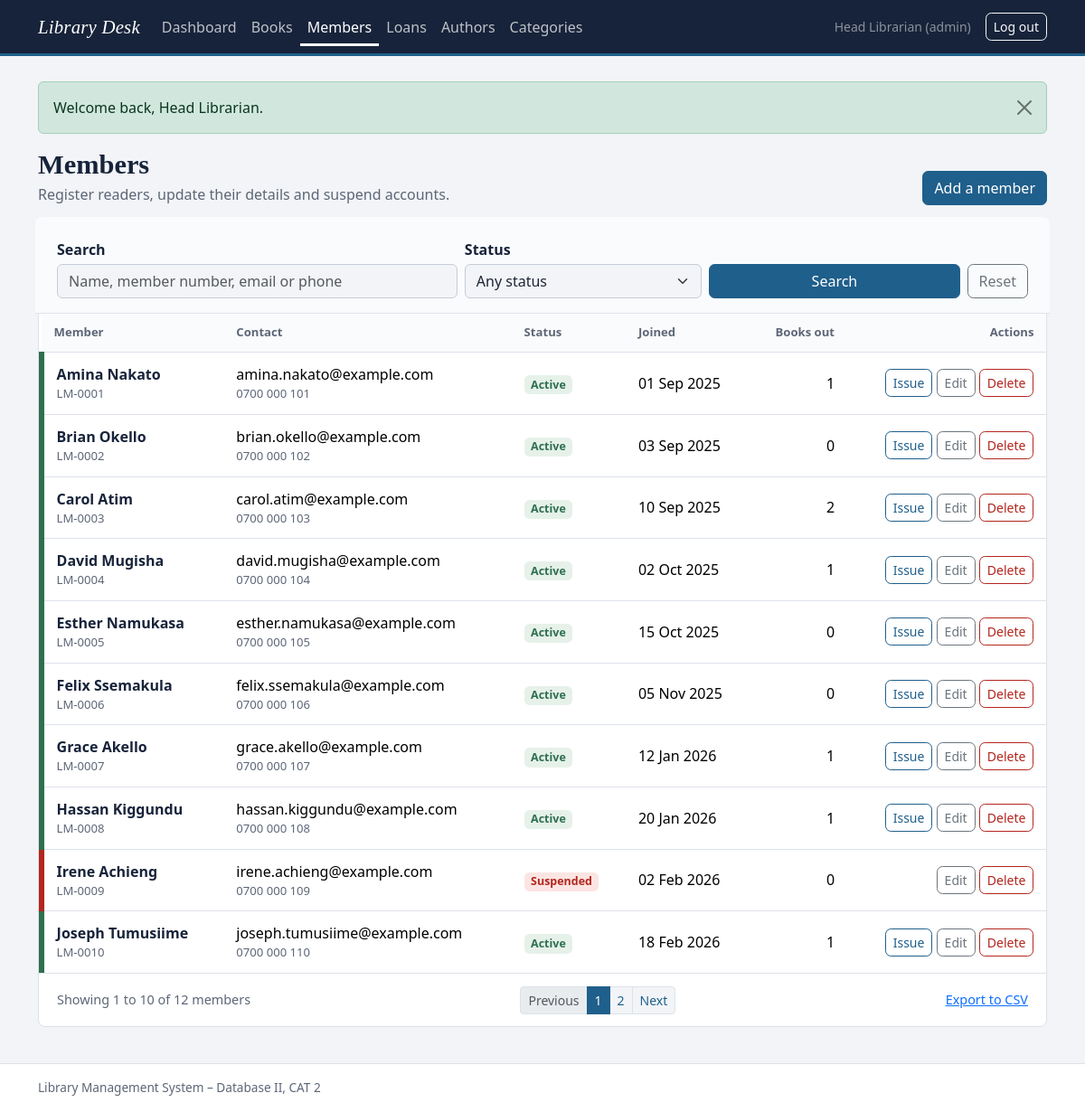
Screenshot of /members/index.php (signed in) with the database file from the repository.
### tables this page shows
CREATE TABLE members (
  member_id      INT UNSIGNED  NOT NULL AUTO_INCREMENT,
  member_number  VARCHAR(20)   NOT NULL,
  full_name      VARCHAR(120)  NOT NULL,
  email          VARCHAR(150)  NOT NULL,
  phone          VARCHAR(20)   NOT NULL,
  status         ENUM('active','suspended') NOT NULL DEFAULT 'active',
  date_joined    DATE          NOT NULL,
  created_at     TIMESTAMP     NOT NULL DEFAULT CURRENT_TIMESTAMP,
  PRIMARY KEY (member_id),
  UNIQUE KEY uq_members_number (member_number),
  UNIQUE KEY uq_members_email  (email),
  KEY idx_members_name (full_name),
  CONSTRAINT chk_members_email CHECK (email LIKE '%_@_%._%')
);

### members/index.php (the view, shortened to what this page needs)
<?php
require_once __DIR__ . '/../config/database.php';
$q      = get_str('q');
$where  = [];
$params = [];
$from = 'FROM members m ' . ($where ? 'WHERE ' . implode(' AND ', $where) : '');
$select = 'SELECT m.member_id, m.member_number, m.full_name, m.email, m.phone, m.status, m.date_joined,
                  (SELECT COUNT(*) FROM loans l WHERE l.member_id = m.member_id AND l.date_returned IS NULL) AS books_out,
                  (SELECT COUNT(*) FROM loans l WHERE l.member_id = m.member_id) AS loan_count';
try {
    $stmt = $pdo->prepare('SELECT COUNT(*) ' . $from);
    $stmt->execute();
    $pager = paginate((int) $stmt->fetchColumn(), get_int('page'));
    $stmt = $pdo->prepare($select . ' ' . $from . ' ORDER BY m.full_name LIMIT :limit OFFSET :offset');
    bind_all($stmt, $params + [':limit' => $pager['per_page'], ':offset' => $pager['offset']]);
    $stmt->execute();
    $members = $stmt->fetchAll();
} catch (PDOException $e) {
    error_log('Members list error: ' . $e->getMessage());
    $members = [];
    $pager = paginate(0, 1);
    set_flash('danger', 'The member list could not be loaded. Please try again.');
}
require_once __DIR__ . '/../includes/header.php';
?>
<div class="page-head">
    <div>
        <h1>Members</h1>
        <p>Register readers, update their details and suspend accounts.</p>
    </div>
    <a class="btn btn-primary" href="<?= e(base_url('members/create.php')) ?>">Add a member</a>
</div>
<section class="panel">
    <form method="get" class="filter-bar row g-2 align-items-end" role="search">
        <div class="col-12 col-md-5">
            <label for="q" class="form-label">Search</label>
            <input type="search" class="form-control" id="q" name="q" value="<?= e($q) ?>" placeholder="Name, member number, email or phone">
        </div>
        <div class="col-12 col-md-3">
            <label for="status" class="form-label">Status</label>
            <select class="form-select" id="status" name="status">
                <option value="">Any status</option>
            </select>
        </div>
        <div class="col-12 col-md-4 d-flex gap-2">
            <button type="submit" class="btn btn-primary flex-fill">Search</button>
            <a class="btn btn-outline-secondary" href="<?= e(base_url('members/index.php')) ?>">Reset</a>
        </div>
    </form>
<?php if (!$members): ?>
    <div class="empty-state">
        <?php if ($query): ?>
            <strong>No members match your search.</strong>Check the spelling, or clear the filters.
        <?php else: ?>
            <strong>No members yet.</strong>Add the first member to start lending books.
        <?php endif; ?>
    </div>
<?php else: ?>
    <div class="table-wrap">
        <table class="table data-table table-stack">
            <thead>
                <tr>
                    <th>Member</th>
                    <th class="d-none d-lg-table-cell">Contact</th>
                    <th>Status</th>
                    <th class="d-none d-md-table-cell">Joined</th>
                    <th class="num">Books out</th>
                    <th class="text-end">Actions</th>
                </tr>
            </thead>
            <tbody>
            <?php foreach ($members as $m):
                if ((int) $m['books_out'] > 0) {
                    $confirm = $m['full_name'] . ' still has ' . plural((int) $m['books_out'], 'unreturned book', 'unreturned books')
                             . ', so they cannot be deleted until everything is returned. Try anyway?';
                } else {
                    $confirm = 'Delete member ' . $m['full_name'] . ' (' . $m['member_number'] . ')? ' . ((int) $m['loan_count'] > 0
                        ? 'Their ' . plural((int) $m['loan_count'], 'past loan record', 'past loan records') . ' will be deleted too. '
                        : '') . 'This cannot be undone.';
                }
            ?>
                <tr class="spine" style="--spine: <?= $m['status'] === 'active' ? 'var(--shelf)' : 'var(--overdue)' ?>">
                    <td class="title-cell"><?= e($m['full_name']) ?><span class="sub"><?= e($m['member_number']) ?></span></td>
                    <td class="d-none d-lg-table-cell show-stacked" data-label="Contact"><?= e($m['email']) ?><span class="sub"><?= e($m['phone']) ?></span></td>
                    <td data-label="Status"><span class="badge <?= $m['status'] === 'active' ? 'badge-member' : 'badge-suspended' ?>"><?= e(ucfirst($m['status'])) ?></span></td>
                    <td class="d-none d-md-table-cell"><?= e(format_date($m['date_joined'])) ?></td>
                    <td class="num" data-label="Books out"><?= (int) $m['books_out'] ?></td>
                    <td class="text-end text-nowrap actions">
                        <?php if ($m['status'] === 'active'): ?>
                            <a class="btn btn-sm btn-outline-primary" href="<?= e(base_url('loans/issue.php?member_id=' . (int) $m['member_id'])) ?>">Issue</a>
                        <?php endif; ?>
                        <a class="btn btn-sm btn-outline-secondary" href="<?= e(base_url('members/edit.php?id=' . (int) $m['member_id'])) ?>">Edit</a>
                        <form method="post" action="<?= e(base_url('members/delete.php')) ?>" class="d-inline" data-confirm="<?= e($confirm) ?>">
                            <button type="submit" class="btn btn-sm btn-outline-danger">Delete</button>
                        </form>
                    </td>
                </tr>
            <?php endforeach; ?>
            </tbody>
        </table>
    </div>
    <div class="list-foot">
        <span>Showing <?= $pager['offset'] + 1 ?> to <?= $pager['offset'] + count($members) ?> of <?= (int) $pager['total'] ?> members</span>
        <a href="?<?= e(http_build_query($query + ['export' => 1])) ?>">Export to CSV</a>
    </div>
<?php endif; ?>
</section>
<?php require_once __DIR__ . '/../includes/footer.php'; ?>

### assets/css/style.css (style rules this page uses)
:root { --ink: #17233a; --paper: #f2f4f7; --surface: #ffffff; --rule: #dde2ea; --muted: #5d6677; --catalogue: #1f5f8b; --catalogue-dark: #164766; --overdue: #b3261e; --brass: #946b12; --shelf: #2f6f4f; --bs-primary: var(--catalogue); --bs-primary-rgb: 31, 95, 139; --bs-link-color: var(--catalogue); --bs-link-hover-color: var(--catalogue-dark); --bs-body-bg: var(--paper); --bs-body-color: #1d2433; --bs-body-font-family: "Segoe UI", system-ui, -apple-system, "Helvetica Neue", Arial, sans-serif; --bs-border-color: var(--rule); }
body { background: var(--paper); min-height: 100vh; display: flex; flex-direction: column; }
h1, h2, h3, .navbar-brand, .stat-value, .login-title { font-family: Georgia, "Iowan Old Style", "Palatino Linotype", serif; }
.page-head { display: flex; flex-wrap: wrap; align-items: end; justify-content: space-between; gap: .75rem 1rem; margin-bottom: 1.25rem; }
.page-head h1 { font-size: 1.9rem; margin: 0; color: var(--ink); font-weight: 700; }
.page-head p { margin: .15rem 0 0; color: var(--muted); }
.panel { background: var(--surface); border: 1px solid var(--rule); border-radius: .5rem; }
.btn { border-radius: .4rem; font-weight: 500; }
.btn-outline-danger { --bs-btn-color: var(--overdue); --bs-btn-border-color: var(--overdue); --bs-btn-hover-bg: var(--overdue); --bs-btn-hover-border-color: var(--overdue); --bs-btn-active-bg: #8f1e18; --bs-btn-active-border-color: #8f1e18; }
.btn-primary { --bs-btn-bg: var(--catalogue); --bs-btn-border-color: var(--catalogue); --bs-btn-hover-bg: var(--catalogue-dark); --bs-btn-hover-border-color: var(--catalogue-dark); --bs-btn-active-bg: var(--catalogue-dark); --bs-btn-active-border-color: var(--catalogue-dark); --bs-btn-disabled-bg: var(--catalogue); --bs-btn-disabled-border-color: var(--catalogue); }
.btn-outline-primary { --bs-btn-color: var(--catalogue); --bs-btn-border-color: var(--catalogue); --bs-btn-hover-bg: var(--catalogue); --bs-btn-hover-border-color: var(--catalogue); --bs-btn-active-bg: var(--catalogue-dark); --bs-btn-active-border-color: var(--catalogue-dark); }
.form-label { font-weight: 600; color: var(--ink); margin-bottom: .25rem; }
.form-control, .form-select { border-color: #c5ccd8; }
.filter-bar { padding: 1rem 1.25rem; border-bottom: 1px solid var(--rule); background: #fafbfc; border-radius: .5rem .5rem 0 0; }
.table-wrap { overflow-x: auto; }
.data-table { margin: 0; --bs-table-bg: transparent; }
.data-table thead th { font-size: .82rem; font-weight: 600; color: var(--muted); border-bottom: 1px solid var(--rule); background: #fafbfc; white-space: nowrap; padding: .7rem .85rem; }
.data-table td { padding: .75rem .85rem; vertical-align: middle; border-color: var(--rule); }
.data-table tbody tr:last-child td { border-bottom: 0; }
.data-table .title-cell { font-weight: 600; color: var(--ink); }
.data-table .sub { display: block; font-size: .82rem; color: var(--muted); font-weight: 400; }
.num { text-align: right; font-variant-numeric: tabular-nums; }
.data-table tr.spine > td:first-child { border-left: 6px solid var(--spine, var(--rule)); }
.badge { font-weight: 600; font-size: .78rem; padding: .35em .6em; border-radius: .35rem; }
.badge-suspended { background: #fbe5e3; color: var(--overdue); }
.badge-member { background: #e6f1ea; color: var(--shelf); }
.list-foot { display: flex; flex-wrap: wrap; align-items: center; justify-content: space-between; gap: .75rem; padding: .85rem 1.25rem; border-top: 1px solid var(--rule); color: var(--muted); font-size: .9rem; }

### rows the page displays
members: full_name "Amina Nakato", member_number "LM-0001", email "amina.nakato@example.com", phone "0700 000 101", status "Active", date_joined "01 Sep 2025", books_out "1"
members: full_name "Brian Okello", member_number "LM-0002", email "brian.okello@example.com", phone "0700 000 102", status "Active", date_joined "03 Sep 2025", books_out "0"
members: full_name "Carol Atim", member_number "LM-0003", email "carol.atim@example.com", phone "0700 000 103", status "Active", date_joined "10 Sep 2025", books_out "2"
members: full_name "David Mugisha", member_number "LM-0004", email "david.mugisha@example.com", phone "0700 000 104", status "Active", date_joined "02 Oct 2025", books_out "1"
members: full_name "Esther Namukasa", member_number "LM-0005", email "esther.namukasa@example.com", phone "0700 000 105", status "Active", date_joined "15 Oct 2025", books_out "0"
members: full_name "Felix Ssemakula", member_number "LM-0006", email "felix.ssemakula@example.com", phone "0700 000 106", status "Active", date_joined "05 Nov 2025", books_out "0"
members: full_name "Grace Akello", member_number "LM-0007", email "grace.akello@example.com", phone "0700 000 107", status "Active", date_joined "12 Jan 2026", books_out "1"
members: full_name "Hassan Kiggundu", member_number "LM-0008", email "hassan.kiggundu@example.com", phone "0700 000 108", status "Active", date_joined "20 Jan 2026", books_out "1"
members: full_name "Irene Achieng", member_number "LM-0009", email "irene.achieng@example.com", phone "0700 000 109", status "Suspended", date_joined "02 Feb 2026", books_out "0"
members: full_name "Joseph Tumusiime", member_number "LM-0010", email "joseph.tumusiime@example.com", phone "0700 000 110", status "Active", date_joined "18 Feb 2026", books_out "1"

### other values shown
$item[0] "Dashboard"
$item[0] "Books"
$item[0] "Members"
$item[0] "Loans"
$item[0] "Authors"
$item[0] "Categories"
$_SESSION['full_name'] "Head Librarian"
$_SESSION['role'] "admin"
$flash['message'] "Welcome back, Head Librarian."
$pager['offset'] + 1 "1"
$pager['offset'] + count($members) "10"
$pager['total'] "12"
